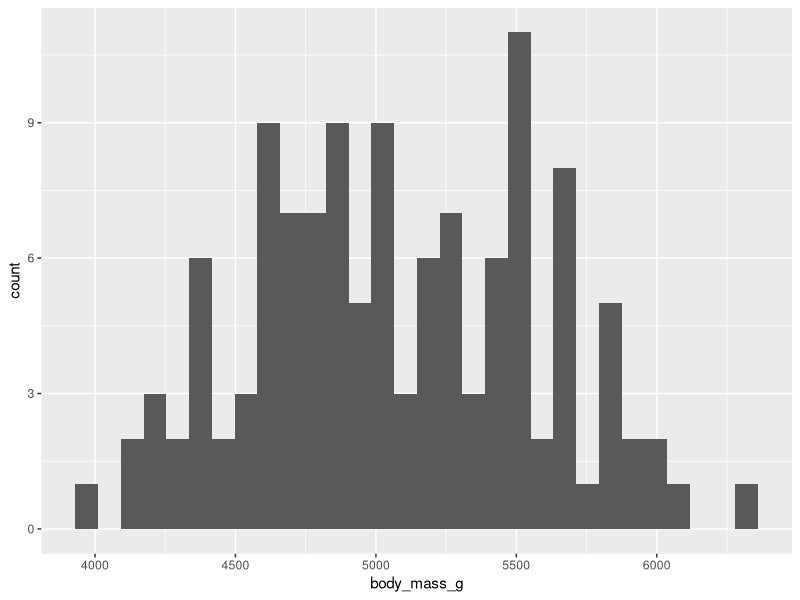
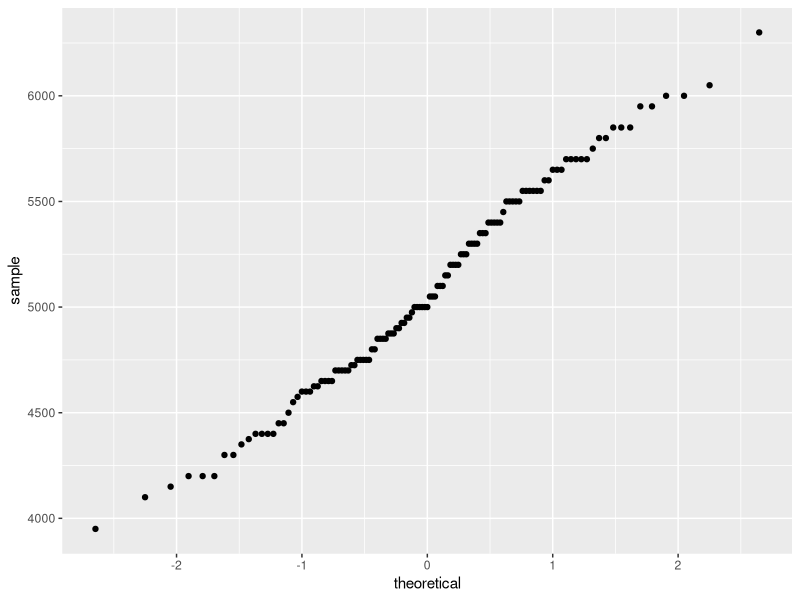
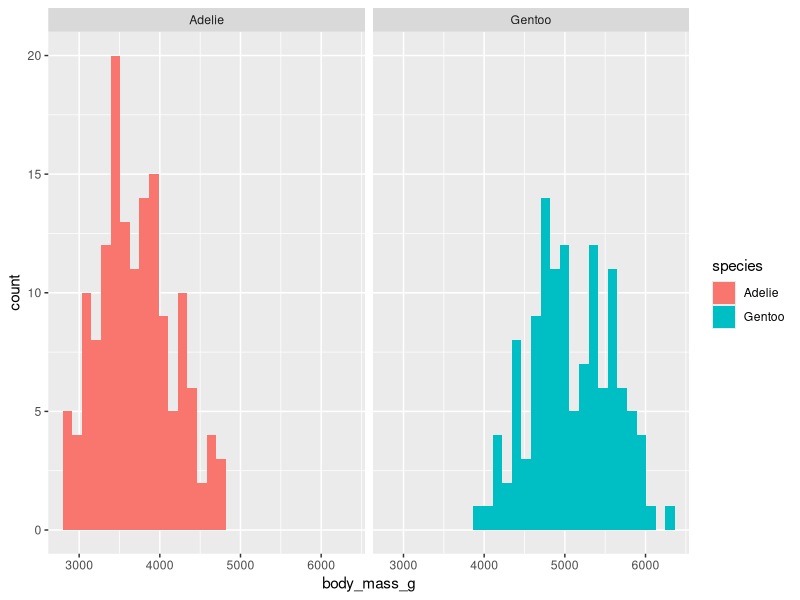
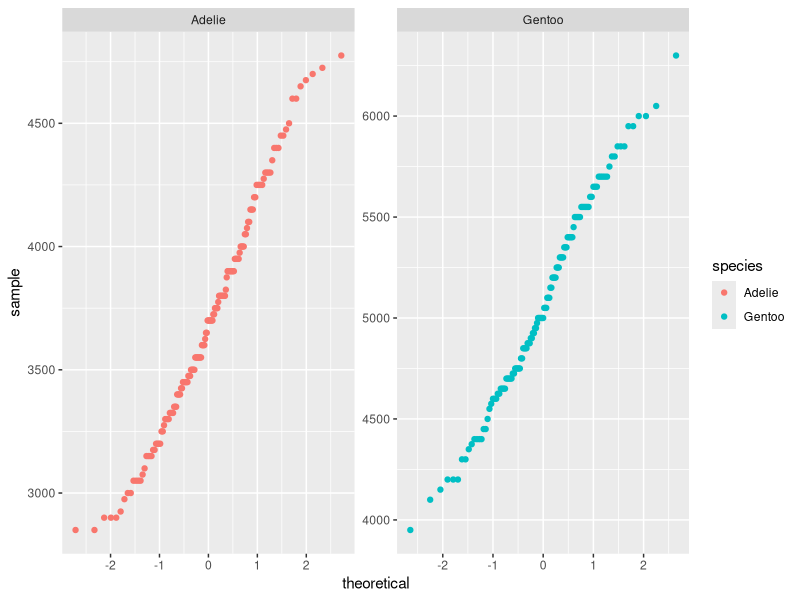
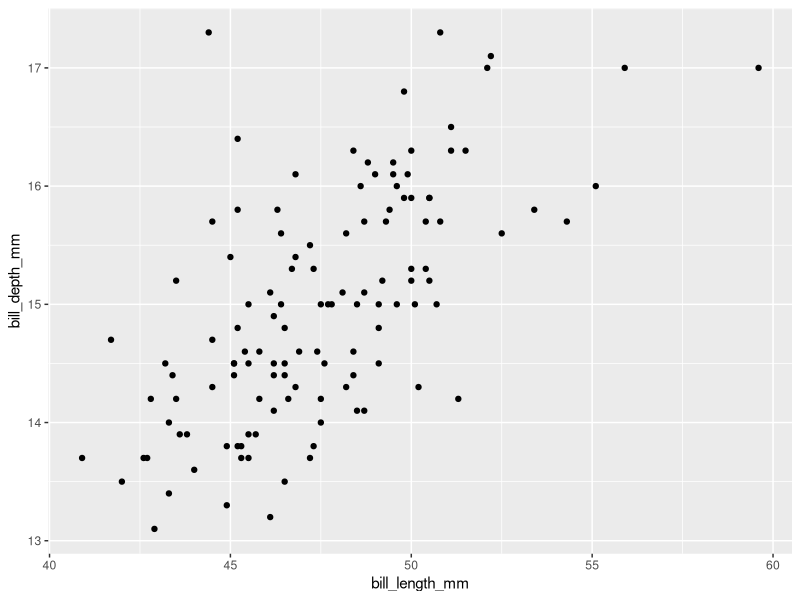
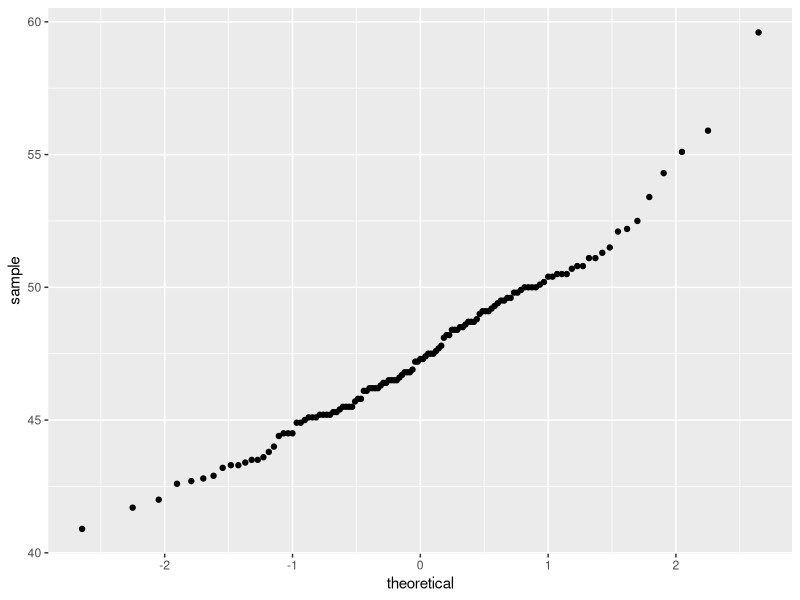
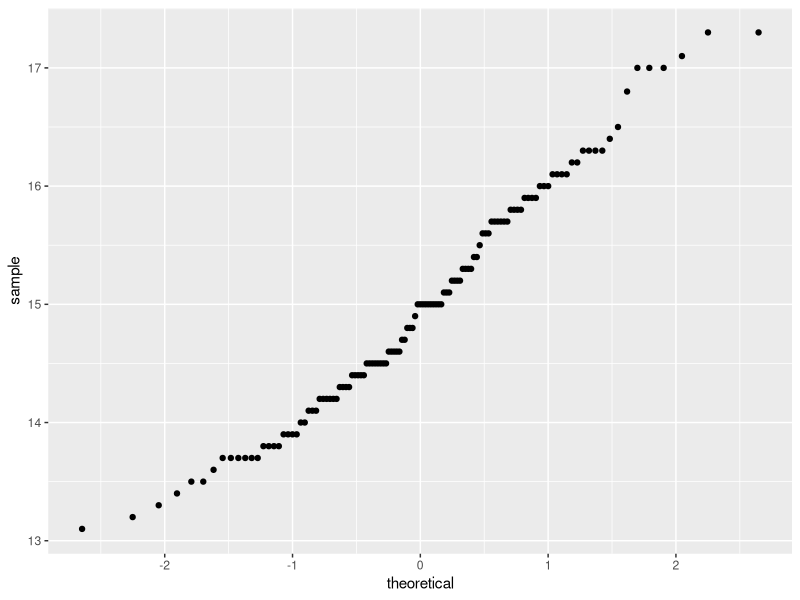
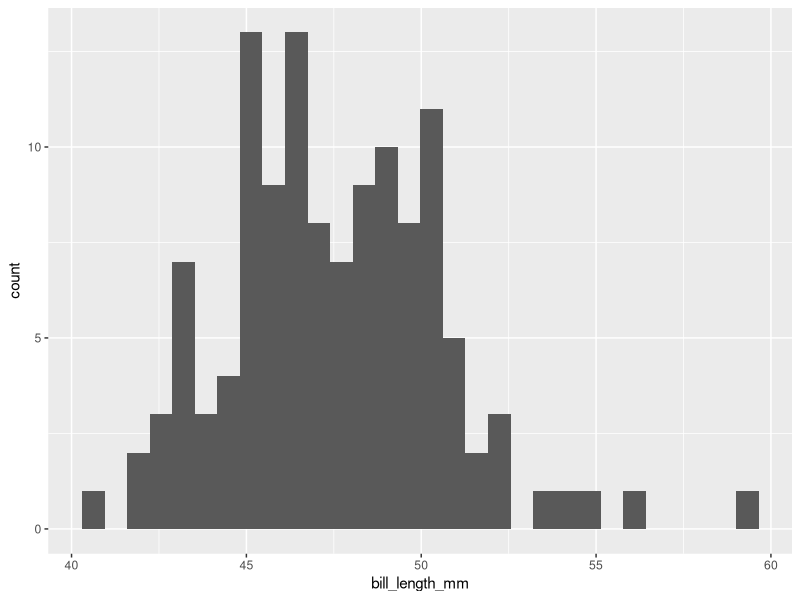

Recreate these plots in R, in order.
#NC: 2025-02-25
# 3.3: t-tests & 3.4 Correlations



library(tidyverse)
library(palmerpenguins)
library(rstatix)

# hyptohesis testing: 
# null hyp: two variables are the same or similar. 
# alt hyp: not the same
# usually want alt to be what you want to test 
# p value: probability of getting your data, given that the literature dervied value is true. 

head(penguins)

# is the gentoo body mass, different form a literature value

# creates data set about the gentoo penguins
gentoo = penguins %>% 
  filter(species == "Gentoo")

# visualizes a histogram real quick
ggplot()+
  geom_histogram(aes(x=body_mass_g),data=gentoo)

# QQ Plot: looks at the normality
ggplot()+
  stat_qq(aes(sample=body_mass_g), data = gentoo)
dim(gentoo %>% filter (!is.na(body_mass_g)))

# encyclopedia of life (Smithsonian)
lit_body_mass_g = 5500 #EOL, lit derived gentoo penguin body mass

# base r function: gentoo body mass g compared to mu (the literrature dervied mean)
t.test(gentoo$body_mass_g, mu = lit_body_mass_g)   

# this actually saves it
my_t_test = t.test(gentoo$body_mass_g, mu = lit_body_mass_g)  
my_t_test


summary(my_t_test)
# r has a class of data called the h test (hyp test)
class(my_t_test)

my_t_test$p.value
my_t_test$statistic

# Anther way to run a t test using rstatix

#include variable name, ~ 1 means one sample t test and then provide the mu. 

# what does a pipe do? it takes whatever is before it (in this case gentoo and puts it into the next thing as the first parameter and in this case the first parameter in a t-test is data)

x = gentoo %>% 
  t_test(body_mass_g ~ 1, mu = lit_body_mass_g)

x$statistic

#Independent Sample t-test :)

# Example: Gentoo vs Adelie Body Mass

# shrink down the data first. (only interested in gentoo and adelie for now)
data_for_t_test = penguins %>% 
  filter(species %in% c("Gentoo","Adelie"),
         !is.na(body_mass_g)) %>% 
  select(species, body_mass_g) %>%
  droplevels()

head(data_for_t_test)
summary(data_for_t_test)

data_for_t_test %>%
  group_by(species)%>%
  summarize(avg = mean(body_mass_g), sd = sd(body_mass_g))

ggplot()+
  geom_histogram(aes(x=body_mass_g, fill=species), data = data_for_t_test) + 
  facet_wrap(~species)

ggplot()+
  stat_qq(aes(sample=body_mass_g, color=species), data = data_for_t_test) + 
  facet_wrap(~species, scales="free")

# this (below) checks to see if the variances for body mass of each species (gentoo and adelie) are different. Since p is > 0.159 we are good to proceed. 

# you do NOT want this to be significant different. 

data_for_t_test %>% 
  levene_test(body_mass_g ~ species)
#variances of the two samples are similar (not significantly different) --> move onto a student test

zoo = t.test(data_for_t_test$body_mass_g ~ data_for_t_test$species, var.equal = TRUE)
zoo

# with this we determine gentoo body masses are significanlty heaverr than adelie penguins

# Welches Two Sample t-test
summary(zoo)

# same as earlier but use r statix instead. 
data_for_t_test %>%
  t_test(body_mass_g ~ species)


# Paried Sample t-test: think of weights after thanksgiving dinner

## EXERCISE 3.1 ##

####################################

# 3.4: Correlations

# correlation bill depth vs bill length

ggplot()+
  geom_point(aes(x=bill_length_mm,y=bill_depth_mm), data = gentoo)

ggplot()+
   stat_qq(data=gentoo, aes (sample = bill_length_mm))

ggplot()+
   stat_qq(data=gentoo, aes (sample = bill_depth_mm))

ggplot()+
   geom_histogram(aes(x=bill_length_mm), data=gentoo)

ggplot()+
   geom_histogram(aes(x=bill_depth_mm), data=gentoo)

test =  cor(x=gentoo$bill_depth_mm, y = gentoo$bill_length_mm, use = "complete.obs")
# they're quite correlaed! yay. 
 
class(test)

hand_test = cor.test(x=gentoo$bill_depth_mm, y=gentoo$bill_length_mm, use= "compelte.obs")
class(hand_test)
summary(hand_test)

gentoo %>% 
  cor_test(bill_length_mm, bill_depth_mm)

head(gentoo)
gentoo[,3:6]
gentoo%>% select(bill_length_mm, bill_depth_mm, flipper_length_mm, body_mass_g)
cor(gentoo[,3:6], use="complete.obs")


library(GGally) 
gentoo %>% 
  select(bill_length_mm, bill_depth_mm, flipper_length_mm, body_mass_g)%>%
  ggpairs()

penguins %>% 
  select (body_mass_g,ends_with("mm"),species) %>%
  ggpairs(aes(color=species))
